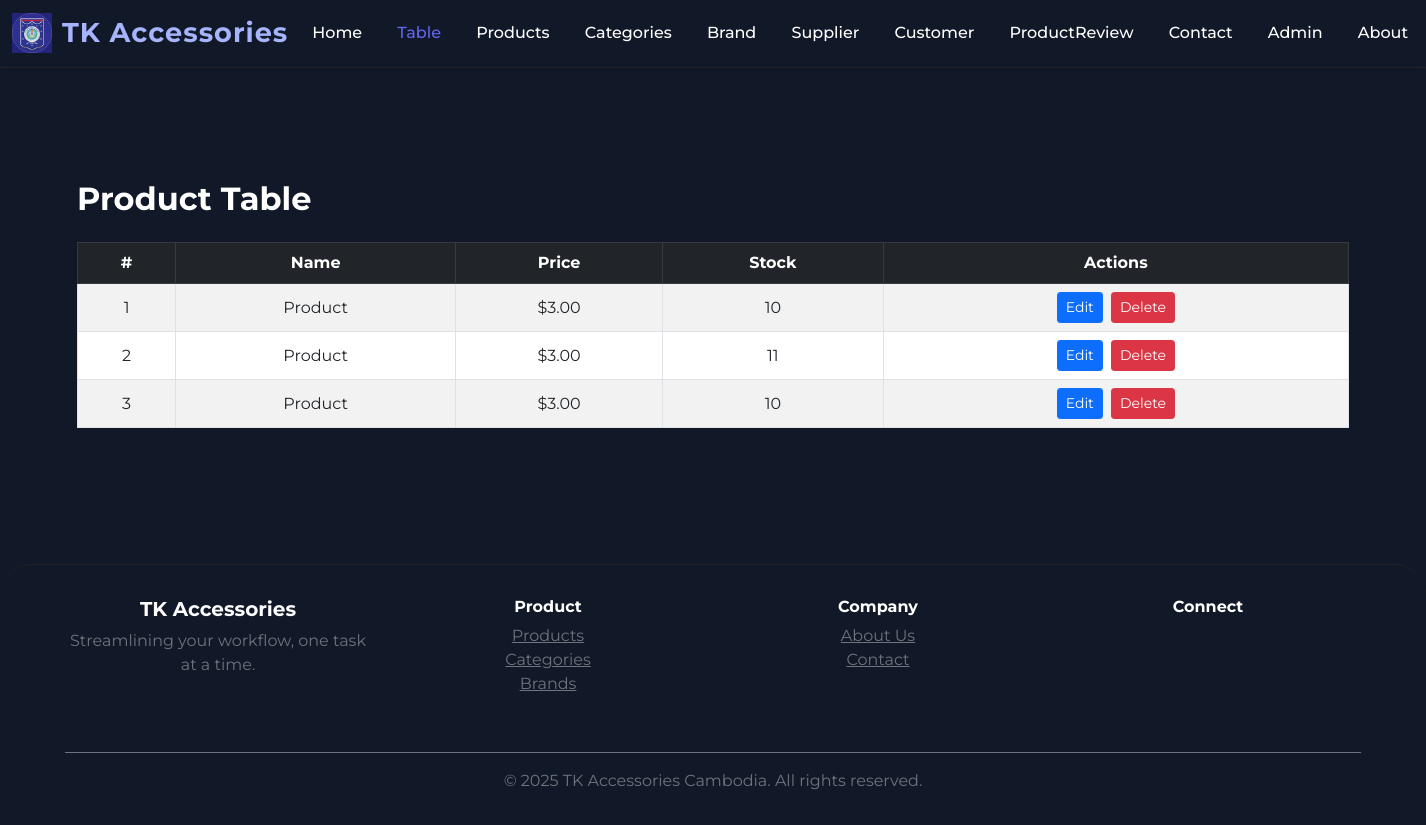
Screenshot of /table/ with the database file from the repository.
### my_web_app/models.py (models this page shows, shortened)
class Product(models.Model):
    name = models.CharField(max_length=100)
    price = models.DecimalField(max_digits=10, decimal_places=2)
    stock = models.PositiveIntegerField()
    image = models.ImageField(upload_to='product_images/', blank=True, null=True)

### my_web_app/views.py (the view)
# urls.py: path('table/', views.product_table, name='product_table'),
def product_table(request):
    products = Product.objects.all().order_by('id')
    return render(request, 'table.html', {'products': products})

### my_web_app/templates/table.html (shortened to what this page needs)
{% extends 'base.html' %}
{% block content %}
<section class="py-5">
    <div class="container">
        <h2 class="fw-bold mb-4 text-white">Product Table</h2>
        <div class="table-responsive">
            <table class="table table-bordered table-hover table-striped align-middle text-center bg-white">
                <thead class="table-dark">
                    <tr>
                        <th>#</th>
                        <th>Name</th>
                        <th>Price</th>
                        <th>Stock</th>
                        <th>Actions</th>
                    </tr>
                </thead>
                <tbody>
                    {% for product in products %}
                    <tr>
                        <td>{{ forloop.counter }}</td>
                        <td>{{ product.name }}</td>
                        <td>${{ product.price }}</td>
                        <td>{{ product.stock }}</td>
                        <td>
                            <a class="btn btn-sm btn-primary me-1" onclick="showPasswordPrompt('{% url 'edit_product' product.id %}', 'edit')" href="#">Edit</a>
                            <a class="btn btn-sm btn-danger" onclick="showPasswordPrompt('{% url 'delete_product' product.id %}', 'delete')" href="#">Delete</a>
                        </td>
                    </tr>
                    {% empty %}
                    <tr>
                        <td colspan="5" class="text-center">No product data available.</td>
                    </tr>
                    {% endfor %}
                </tbody>
            </table>
        </div>
    </div>
</section>
{% endblock content %}

### my_web_app/templates/base.html (style rules this page uses)
body { font-family: 'Montserrat', Arial, sans-serif; background: linear-gradient(120deg, #6366f1 0%, #38bdf8 100%); min-height: 100vh; }

### rows the page displays
Product: name "Product", price "3.00", stock "10"
Product: name "Product", price "3.00", stock "11"
Product: name "Product", price "3.00", stock "10"

### other values shown
{{ now|default:2025 }} "2025"
